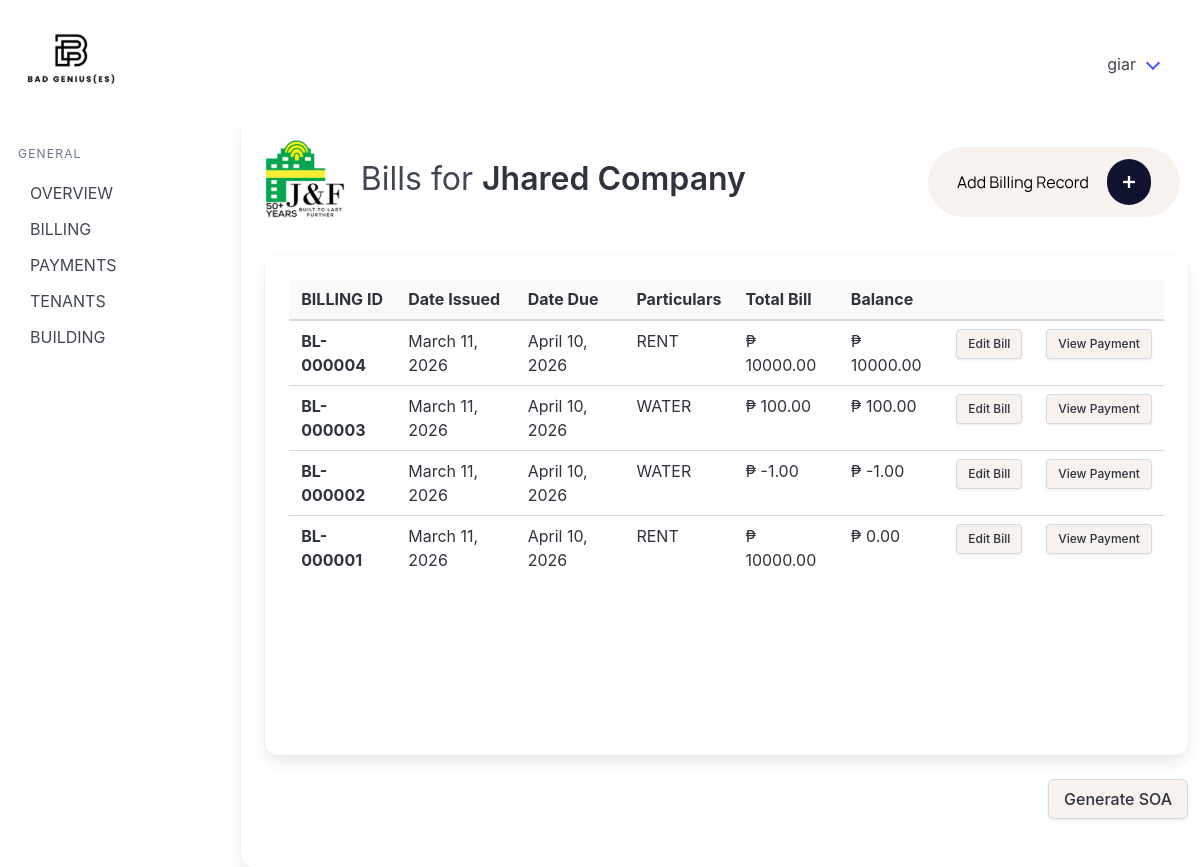
The page /view_bills/1/ (signed in) on the database its author committed.
### billingApp/models.py (models this page shows, shortened)
class Tenant(models.Model):
    companyName = models.CharField(max_length=100, null=True, blank=True)
    contactPerson = models.CharField(max_length=100)
    phoneNumber = models.CharField(max_length=12)
    email = models.CharField(max_length=50)
    modified_by = models.ForeignKey("Account", on_delete=models.SET_NULL, null=True, blank=True, related_name="+")
    modified_at = models.DateTimeField(auto_now=True, null=True, blank=True)
    objects = models.Manager

class BillingRecord(models.Model):
    tenant = models.ForeignKey(Tenant, on_delete=models.CASCADE)
    lease = models.ForeignKey(Lease, on_delete=models.CASCADE)
    modified_by = models.ForeignKey("Account", on_delete=models.SET_NULL, null=True, blank=True, related_name="+")
    modified_at = models.DateTimeField(auto_now=True, null=True, blank=True)
    dateIssued = models.DateField()
    dateDue = models.DateField(null=True, blank=True)
    RENT = 'RENT'
    ELECTRICITY = 'ELECTRICITY'
    WATER = 'WATER'
    BILLING_CHOICES = [
        (RENT, 'Rent'),
        (ELECTRICITY, 'Electricity'),
        (WATER, 'Water'),
    ]
    billingFor = models.CharField(max_length=20, choices=BILLING_CHOICES)
    amountDue = models.DecimalField(max_digits=12, decimal_places=2)
    penaltyFee = models.DecimalField(max_digits=12, decimal_places=2, null=True, blank=True)
    STATUS_UNPAID = "UNPAID"
    STATUS_PARTIAL = "PARTIAL"
    STATUS_PAID = "PAID"
    STATUS_CHOICES = [
        (STATUS_UNPAID, "Unpaid"),
        (STATUS_PARTIAL, "Partial"),
        (STATUS_PAID, "Paid"),
    ]
    status = models.CharField(max_length=10, choices=STATUS_CHOICES, default=STATUS_UNPAID)
    balance = models.DecimalField(max_digits=12, decimal_places=2, null=True, blank=True)
    def save(self, *args, **kwargs):
        if self.lease_id:
            self.tenant = self.lease.tenantName
        if self.dateIssued and isinstance(self.dateIssued, str):
            self.dateIssued = date.fromisoformat(self.dateIssued)
        if self.dateIssued and not self.dateDue:
            self.dateDue = self.dateIssued + timedelta(days=30)
        if self.pk is None and self.balance is None:
            self.balance = self.amountDue or Decimal("0.00")
        super().save(*args, **kwargs)
    def billing_number(self):
        if self.pk:
            return f"BL-{self.pk:06d}"

### billingApp/views.py (the view)
# urls.py: path('view_bills/<int:pk>/', views.view_bills, name='view_bills'),
@login_required
def view_bills(request, pk):
    tenant = get_object_or_404(Tenant, pk=pk)
    bills = BillingRecord.objects.filter(tenant=tenant).order_by("-id")
    payments = Payment.objects.filter(tenantID=tenant)
    if not (tenant.companyName or "").strip():
        tenant.companyName_display = tenant.contactPerson
    else:
        tenant.companyName_display = tenant.companyName
    for b in bills:
        if b.status == BillingRecord.STATUS_PAID:
            b.balance = Decimal("0.00")
        elif b.status == BillingRecord.STATUS_UNPAID:
            b.balance = b.amountDue or Decimal("0.00")
        elif b.status == BillingRecord.STATUS_PARTIAL:
            b.balance = b.balance or (b.amountDue or Decimal("0.00"))
    for payment in payments:
        if payment.billingID in bills:
            bill = payment.billingID
            amount_paid = payment.amountPaid or Decimal("0.00")
            if bill.balance is not None:
                bill.balance = (bill.balance - amount_paid).quantize(Decimal("0.01"))
                if bill.balance <= Decimal("0.00"):
                    bill.status = BillingRecord.STATUS_PAID
                    bill.balance = Decimal("0.00")
                elif bill.balance < (bill.amountDue or Decimal("0.00")):
                    bill.status = BillingRecord.STATUS_PARTIAL
                else:
                    bill.status = BillingRecord.STATUS_UNPAID
                bill.save()
    has_active_lease = Lease.objects.filter(tenantName=tenant, pastLease=False).exists()
    return render(
        request,
        'billingApp/view_bills.html',
        {
            "tenant": tenant,
            "bills": bills,
            "payments": payments,
            "has_active_lease": has_active_lease,
        },
    )

### billingApp/templates/billingApp/view_bills.html (shortened to what this page needs)
{% extends 'billingApp/base.html' %} {% load static %} {% block logo %}
<div class="card card1">
  <div class="card-content">
    <div class="columns is-4">
      <div class="column is-1">
      </div>
      <div class="column">
        <h1 class="is-size-3 pt-4 pl-4">
          Bills for
          <strong>{{ tenant.companyName_display }}</strong>
        </h1>
      </div>
      {% endblock %} {% block content %}
      <a href="{% url 'add_bill' pk=tenant.id %}" class="p-5">
      </a>
    </div>
    <div class="card card3">
      <div class="card-content">
        <table class="table is-fullwidth">
          <thead>
            <tr>
              <th>BILLING ID</th>
              <th>Date Issued</th>
              <th>Date Due</th>
              <th>Particulars</th>
              <th>Total Bill</th>
              <th>Balance</th>
              <th></th>
              <th></th>
            </tr>
          </thead>
          <tbody>
            {% for b in bills %}
            <tr>
              <th scope="row">{{ b.billing_number }}</th>
              <td>{{ b.dateIssued }}</td>
              <td>{{ b.dateDue }}</td>
              <td>{{ b.billingFor }}</td>
              <td>₱ {{ b.amountDue }}</td>
              <td>₱ {{ b.balance }}</td>
              <td><a href="" class="button is-small" style="background-color: #f7f2ed">Edit Bill</a></td>
              <td><a href="" class="button is-small" style="background-color: #f7f2ed">View Payment</a></td>
            </tr>
            {% endfor %}
          </tbody>
        </table>
      </div>
    </div>
    <div class="columns">
      <div class="column has-text-right">
        {% if has_active_lease %}
        <a href="{% url 'soa' pk=tenant.id %}" class="button" style="background-color: #f7f2ed">Generate SOA</a>
        {% else %}
        <button class="button" style="background-color: #f7f2ed" disabled>Generate SOA</button>
        {% endif %}
      </div>
    </div>
       {% endblock %}

### billingApp/templates/billingApp/base.html (shortened to what this page needs)
{% load static %}
<!doctype html>
<html lang="en">
  <head>
    <link rel="stylesheet" href="{% static 'billingApp/css/style.css' %}" />
    <link rel="stylesheet" href="https://cdn.jsdelivr.net/npm/bulma@1.0.4/css/bulma.min.css" />
  </head>
  <body>
    <nav class="navbar p-5" role="navigation" aria-label="main navigation">
      <div class="navbar-brand">
        <a class="" href="{% url 'home_page' %}">
        </a>
      </div>
      <div id="navbarBasicExample" class="navbar-menu">
        <div class="navbar-end">
          <div class="navbar-item has-dropdown is-hoverable">
            <a class="navbar-link">{{ user.username }}</a>
          </div>
        </div>
      </div>
    </nav>
    <div class="columns">
      <aside class="menu">
        <p class="menu-label">General</p>
        <ul class="menu-list">
          <li><a href="{% url 'home_page' %}">OVERVIEW</a></li>
          <li><a href="{% url 'billing_records_main' %}">BILLING</a></li>
          <li><a href="{% url 'payments_main' %}">PAYMENTS</a></li>
          <li><a href="{% url 'tenants_main' %}">TENANTS</a></li>
          <li><a href="{% url 'buildings_main' %}">BUILDING</a></li>
        </ul>
      </aside>
      {% block logo %}{% endblock %} {% block content %} {% endblock %}
  </body>
</html>

### billingApp/static/billingApp/css/style.css (style rules this page uses)
.menu { position: sticky; display: inline-block; vertical-align: top; max-height: 100vh; overflow-y: auto; width: 200px; top: 0; bottom: 0; padding: 30px; }
.card1 { margin-left: 80px !important; width: 1200px !important; }
.card3 { min-height: 500px !important; }
thead { background-color: #fafafa !important; }

### rows shown on the page
Tenant: companyName_display "Jhared Company"
BillingRecord: billing_number "BL-000004", dateIssued "March 11, 2026", dateDue "April 10, 2026", billingFor "RENT", amountDue "10000.00", balance "10000.00"
BillingRecord: billing_number "BL-000003", dateIssued "March 11, 2026", dateDue "April 10, 2026", billingFor "WATER", amountDue "100.00", balance "100.00"
BillingRecord: billing_number "BL-000002", dateIssued "March 11, 2026", dateDue "April 10, 2026", billingFor "WATER", amountDue "-1.00", balance "-1.00"
BillingRecord: billing_number "BL-000001", dateIssued "March 11, 2026", dateDue "April 10, 2026", billingFor "RENT", amountDue "10000.00", balance "0.00"

### other values the page prints
{{ user.username }} "giar"
